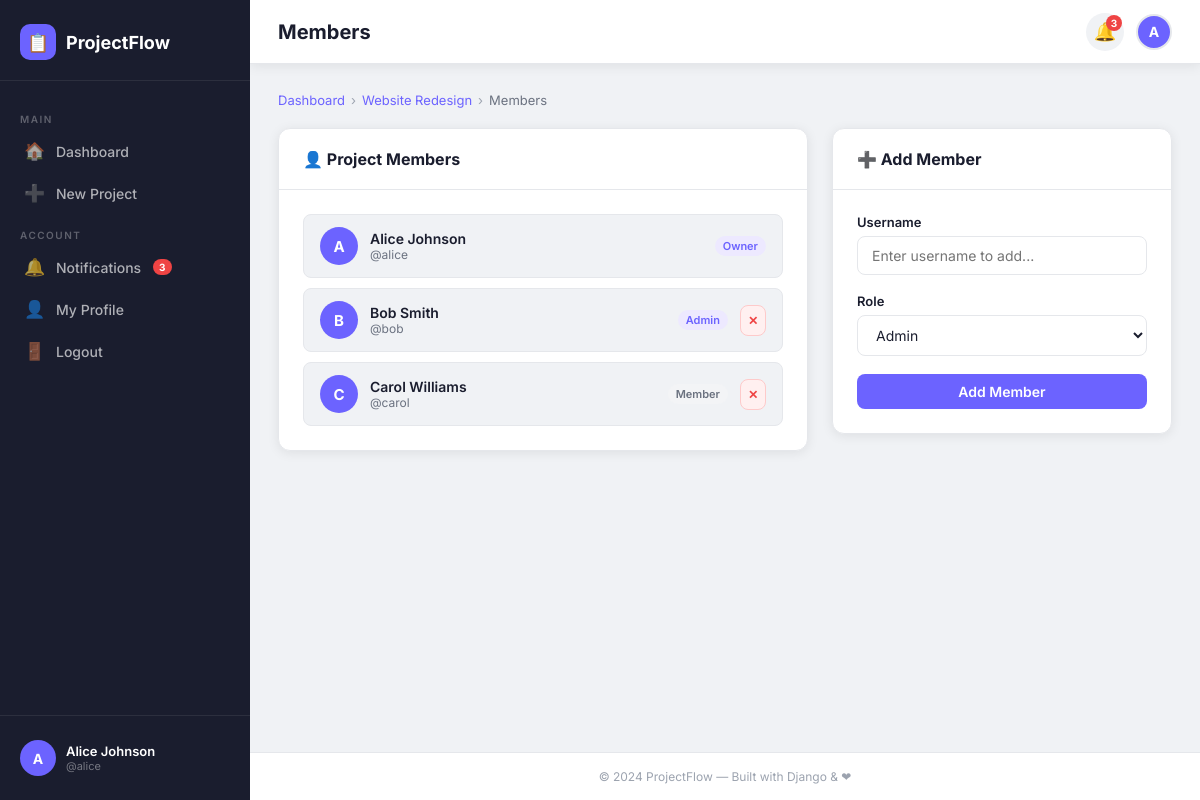
Screenshot of /projects/1/members/ (signed in) with the database file from the repository.
### projects/models.py (models this page shows, shortened)
class Project(models.Model):
    name = models.CharField(max_length=200)
    description = models.TextField(blank=True)
    owner = models.ForeignKey(User, on_delete=models.CASCADE, related_name='owned_projects')
    created_at = models.DateTimeField(auto_now_add=True)
    updated_at = models.DateTimeField(auto_now=True)
    class Meta:
        ordering = ['-created_at']

class ProjectMember(models.Model):
    ROLE_CHOICES = [
        ('admin', 'Admin'),
        ('member', 'Member'),
    ]
    project = models.ForeignKey(Project, on_delete=models.CASCADE, related_name='members')
    user = models.ForeignKey(User, on_delete=models.CASCADE, related_name='project_memberships')
    role = models.CharField(max_length=10, choices=ROLE_CHOICES, default='member')
    joined_at = models.DateTimeField(auto_now_add=True)
    class Meta:
        unique_together = ('project', 'user')

### projects/views.py (the view)
# urls.py: path('projects/<int:pk>/members/', views.manage_members, name='manage_members'),
@login_required
def manage_members(request, pk):
    project = get_object_or_404(Project, pk=pk, owner=request.user)
    members = ProjectMember.objects.filter(project=project).select_related('user')
    if request.method == 'POST':
        form = AddMemberForm(request.POST)
        if form.is_valid():
            username = form.cleaned_data['username']
            role = form.cleaned_data['role']
            user = User.objects.get(username=username)
            if user == project.owner:
                messages.warning(request, 'The project owner is already part of this project.')
            elif ProjectMember.objects.filter(project=project, user=user).exists():
                messages.warning(request, f'{username} is already a member.')
            else:
                ProjectMember.objects.create(project=project, user=user, role=role)
                messages.success(request, f'{username} added to the project!')
                return redirect('manage_members', pk=pk)
    else:
        form = AddMemberForm()
    return render(request, 'projects/members.html', {
        'project': project,
        'members': members,
        'form': form,
    })

### projects/forms.py (shortened to what this page needs)
class AddMemberForm(forms.Form):
    username = forms.CharField(
        max_length=150,
        widget=forms.TextInput(attrs={
            'class': 'form-input',
            'placeholder': 'Enter username to add...'
        })
    )
    role = forms.ChoiceField(
        choices=ProjectMember.ROLE_CHOICES,
        widget=forms.Select(attrs={'class': 'form-input'})
    )

### projectmanager/context_processors.py (called while the page is built)
def unread_notifications(request):
    if request.user.is_authenticated:
        count = Notification.objects.filter(recipient=request.user, is_read=False).count()
        return {'unread_count': count}
    return {'unread_count': 0}

### templates/projects/members.html (shortened to what this page needs)
{% extends 'base.html' %}
{% block page_title %}Members{% endblock %}
{% block content %}
<div class="breadcrumb">
  <a href="{% url 'dashboard' %}">Dashboard</a>
  <span class="breadcrumb-sep">&#8250;</span>
  <a href="{% url 'project_detail' project.pk %}">{{ project.name }}</a>
  <span class="breadcrumb-sep">&#8250;</span>
  <span>Members</span>
</div>
<div style="display:grid;grid-template-columns:1fr 340px;gap:24px;align-items:start;">
  <div class="card">
    <div class="card-header">
      <h2 style="font-size:16px;font-weight:700;">&#128100; Project Members</h2>
    </div>
    <div class="card-body">
      <div class="members-list">
        <div class="member-row">
          <div class="member-avatar">
            {% if project.owner.profile.avatar %}<img src="{{ project.owner.profile.avatar.url }}" alt="">
            {% else %}{{ project.owner.username|first|upper }}{% endif %}
          </div>
          <div class="member-info">
            <div class="member-name">{{ project.owner.get_full_name|default:project.owner.username }}</div>
            <div class="member-username">@{{ project.owner.username }}</div>
          </div>
          <span class="badge badge-admin">Owner</span>
        </div>
        {% for m in members %}
        <div class="member-row">
          <div class="member-avatar">
            {% if m.user.profile.avatar %}<img src="{{ m.user.profile.avatar.url }}" alt="">
            {% else %}{{ m.user.username|first|upper }}{% endif %}
          </div>
          <div class="member-info">
            <div class="member-name">{{ m.user.get_full_name|default:m.user.username }}</div>
            <div class="member-username">@{{ m.user.username }}</div>
          </div>
          <span class="badge badge-{{ m.role }}">{{ m.get_role_display }}</span>
          <a href="{% url 'remove_member' project.pk m.user.pk %}" class="btn btn-danger btn-sm btn-icon" data-confirm="Remove {{ m.user.username }} from this project?" title="Remove">&#10005;</a>
        </div>
        {% empty %}
          <p style="color:var(--text-secondary);font-size:14px;">No additional members yet.</p>
        {% endfor %}
      </div>
    </div>
  </div>
  <div class="card">
    <div class="card-header">
      <h2 style="font-size:16px;font-weight:700;">&#10133; Add Member</h2>
    </div>
    <div class="card-body">
      <form method="POST">
        {% for field in form %}
          <div class="form-group">
            <label class="form-label">{{ field.label }}</label>
            {{ field }}
          </div>
        {% endfor %}
        <button type="submit" class="btn btn-primary w-full" style="justify-content:center;">Add Member</button>
      </form>
    </div>
  </div>
</div>
{% endblock %}

### templates/base.html (shortened to what this page needs)
{% load static %}
<!DOCTYPE html>
<html lang="en">
<head>
  <link rel="stylesheet" href="{% static 'css/style.css' %}">
</head>
<body>
<div class="app-layout">
  <aside class="sidebar" id="sidebar">
    <div class="sidebar-brand">
      <a href="{% url 'dashboard' %}" class="brand-logo">
        <div class="brand-icon">&#128203;</div>
        <span class="brand-name">ProjectFlow</span>
      </a>
    </div>
    <nav class="sidebar-nav">
      <div class="nav-section-title">Main</div>
      <a href="{% url 'dashboard' %}" class="nav-link {% if request.resolver_match.url_name == 'dashboard' %}active{% endif %}">
        <span class="nav-icon">&#127968;</span> Dashboard
      </a>
      <a href="{% url 'project_create' %}" class="nav-link {% if request.resolver_match.url_name == 'project_create' %}active{% endif %}">
        <span class="nav-icon">&#10133;</span> New Project
      </a>
      <div class="nav-section-title">Account</div>
      <a href="{% url 'notifications' %}" class="nav-link {% if request.resolver_match.url_name == 'notifications' %}active{% endif %}">
        <span class="nav-icon">&#128276;</span> Notifications
        {% if unread_count %}
          <span class="notif-badge" style="position:static;width:auto;padding:1px 6px;border-radius:20px;font-size:10px;">{{ unread_count }}</span>
        {% endif %}
      </a>
      <a href="{% url 'profile' %}" class="nav-link {% if request.resolver_match.url_name == 'profile' %}active{% endif %}">
        <span class="nav-icon">&#128100;</span> My Profile
      </a>
      <a href="{% url 'logout' %}" class="nav-link">
        <span class="nav-icon">&#128682;</span> Logout
      </a>
    </nav>
    <div class="sidebar-footer">
      <div class="user-info-sidebar">
        <div class="user-avatar">
          {% if request.user.profile.avatar %}
            <img src="{{ request.user.profile.avatar.url }}" alt="avatar">
          {% else %}
            {{ request.user.username|first|upper }}
          {% endif %}
        </div>
        <div class="user-meta">
          <div class="user-name">{{ request.user.get_full_name|default:request.user.username }}</div>
          <div class="user-role">@{{ request.user.username }}</div>
        </div>
      </div>
    </div>
  </aside>
  <div class="main-content">
    <header class="navbar">
      <div class="navbar-left">
        <span class="page-title">{% block page_title %}Dashboard{% endblock %}</span>
      </div>
      <div class="navbar-right">
        <a href="{% url 'notifications' %}" class="notif-btn">
          &#128276;
          {% if unread_count %}<span class="notif-badge">{{ unread_count }}</span>{% endif %}
        </a>
        <a href="{% url 'profile' %}" class="user-avatar" style="border:2px solid var(--border);">
          {% if request.user.profile.avatar %}
            <img src="{{ request.user.profile.avatar.url }}" alt="avatar">
          {% else %}
            {{ request.user.username|first|upper }}
          {% endif %}
        </a>
      </div>
    </header>
    <main class="page-content fade-in">
      {% block content %}{% endblock %}
    </main>
    <footer class="footer">
      &copy; 2024 ProjectFlow &mdash; Built with Django &amp; &#10084;
    </footer>
  </div>
</div>
</body>
</html>

### rows the page displays
Project: name "Website Redesign", owner.username|first "A", owner.get_full_name "Alice Johnson", owner.username "alice"
ProjectMember: user.username|first "B", user.get_full_name "Bob Smith", user.username "bob", role "Admin"
ProjectMember: user.username|first "C", user.get_full_name "Carol Williams", user.username "carol", role "Member"

### other values shown
{{ unread_count }} "3"
{{ request.user.username|first|upper }} "A"
{{ request.user.get_full_name|default:request.user.username }} "Alice Johnson"
{{ request.user.username }} "alice"
{{ field.label }} "Username" "Role"
